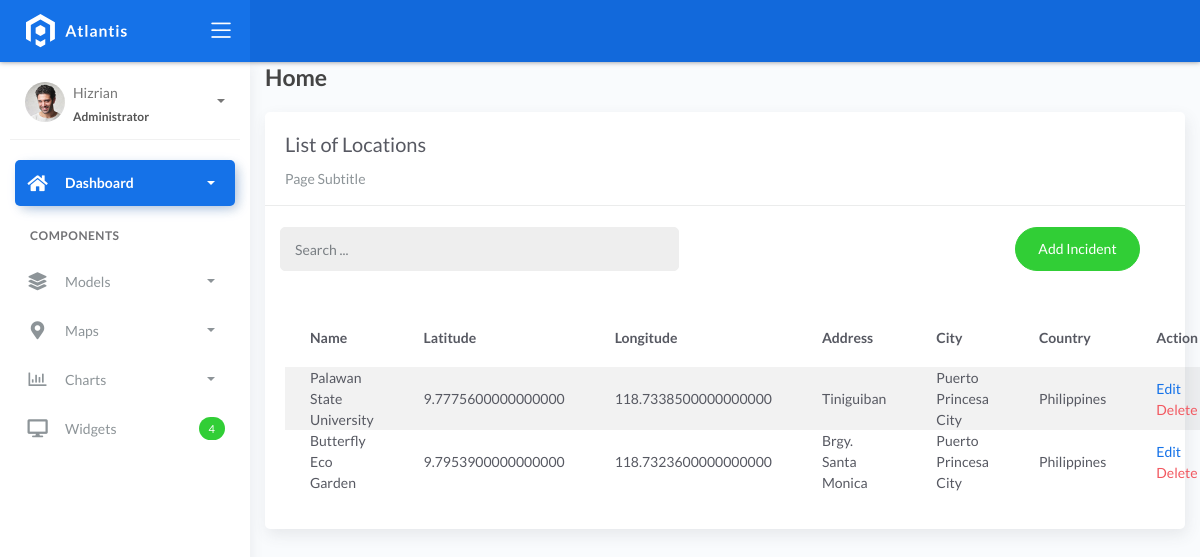
The page /location_list/ on the database as committed earlier.
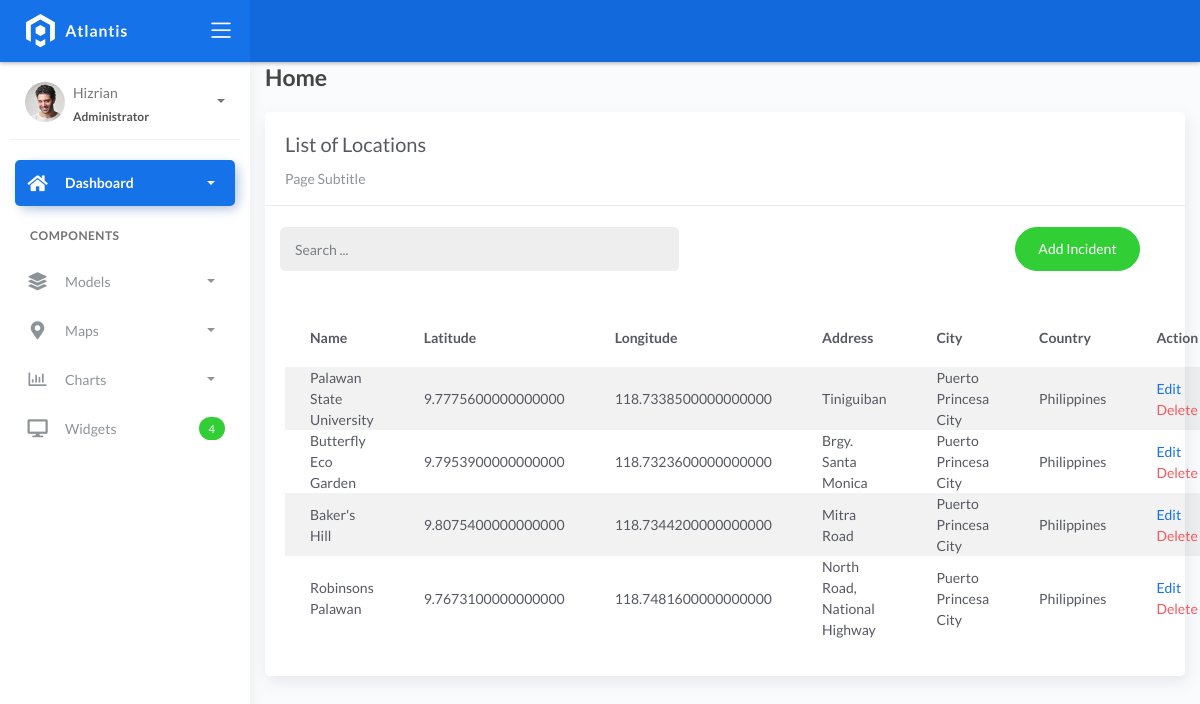
The same page on the database as committed later.
### fire/models.py (models this page shows, shortened)
class BaseModel(models.Model):
    created_at = models.DateTimeField(auto_now_add=True, db_index=True)
    updated_at = models.DateTimeField(auto_now=True)
    class Meta:
        abstract = True

class Locations(BaseModel):
    name = models.CharField(max_length=150)
    latitude = models.DecimalField(
        max_digits=22, decimal_places=16, null=True, blank=True)
    longitude = models.DecimalField(
        max_digits=22, decimal_places=16, null=True, blank=True)
    address = models.CharField(max_length=150)
    city = models.CharField(max_length=150)  # can be in separate table
    country = models.CharField(max_length=150)  # can be in separate table

### fire/views.py (the view)
# urls.py: path('location_list/', a.LocationsList.as_view(), name='location-list'),
class LocationsList(ListView):
    model = Locations
    context_object_name = 'locations'
    template_name = 'location_list.html'
    paginate_by = 5
    def get_queryset(self, *args, **kwargs):
        qs = super(LocationsList, self).get_queryset(*args, **kwargs)
        if self.request.GET.get("q") != None:
            query = self.request.GET.get('q')
            qs = qs.filter(Q(name__icontains=query) |
                        Q(description__icontains=query))
        return qs

### templates/location_list.html (shortened to what this page needs)
{% extends 'base.html' %} {% load static %} {% block content %}
<div class="content">
    <div class="container-fluid">
        <h4 class="page-title">Home</h4>
        <div class="row">
            <div class="col-md-12">
                <div class="card">
                    <div class="card-header">
                        <div class="card-title">List of Locations</div>
                        <div class="card-category">Page Subtitle</div>
                    </div>
                    <br />
                        <div class="col-md-12 row">
                            <div class="col-md-6">
                                <form class="navbar-left navbar-form nav-search mr-md-3" action=" { % url 'location-list % } ">
                                    <div class="input-group">
                                        <input type="text" placeholder="Search ..." class="form-control" name="q" />
                                        <div class="input-group-append">
                                        <span class="input-group-text">
                                        </span>
                                    </div>
                                </div>
                            </form>
                        </div>
                        <div class="col-md-6">
                            <div class="pull-right">
                                <a href="{% url 'location-add' %}" class="btn btn-success btn-rounded">Add
                                Incident</a>
                            </div>
                        </div>
                    </div>
                    <div class="card-body">
                        <table class="table table-striped mt-3">
                            <thead>
                                <tr>
                                    <th scope="col">Name</th>
                                    <th scope="col">Latitude</th>
                                    <th scope="col">Longitude</th>
                                    <th scope="col">Address</th>
                                    <th scope="col">City</th>
                                    <th scope="col">Country</th>
                                    <th scope="col">Action</th>
                                </tr>
                            </thead>
                            <tbody>
                                {% for object in object_list %}
                                <tr>
                                    <td>{{ object.name }}</td>
                                    <td>{{ object.latitude }}</td>
                                    <td>{{ object.longitude }}</td>
                                    <td>{{ object.address }}</td>
                                    <td>{{ object.city }}</td>
                                    <td>{{ object.country }}</td>
                                    <td>
                                        <a href="/location_list/{{ object.id }}">Edit</a>
                                        <a href="/location_list/{{ object.id }}/delete" class="text-danger">Delete</a>
                                    </td>
                                    </tr>
                                {% endfor %}
                            </tbody>
                        </table>
                    </div>
                </div>
            </div>
        </div>
    </div>
</div>
{% endblock %}

### templates/base.html (shortened to what this page needs)
{% load static %}
<!DOCTYPE html>
<html lang="en">
  <head>
    <link rel="stylesheet" href="{% static 'css/bootstrap.min.css' %}" />
    <link rel="stylesheet" href="{% static 'css/atlantis.min.css' %}" />
    <link rel="stylesheet" href="{% static 'css/demo.css' %}" />
  </head>
  <body>
    <div class="wrapper">
      <div class="main-header">
        <div class="logo-header" data-background-color="blue">
          <a href="index.html" class="logo">
            <img src="{% static 'img/logo.svg' %}" alt="navbar brand" class="navbar-brand" />
          </a>
          <div class="nav-toggle">
            <button class="btn btn-toggle toggle-sidebar">
              <i class="icon-menu"></i>
            </button>
          </div>
        </div>
        <nav class="navbar navbar-header navbar-expand-lg" data-background-color="blue2">
        </nav>
      </div>
      <div class="sidebar sidebar-style-2">
        <div class="sidebar-wrapper scrollbar scrollbar-inner">
          <div class="sidebar-content">
            <div class="user">
              <div class="avatar-sm float-left mr-2">
                <img src="{% static 'img/profile.jpg' %}" alt="..." class="avatar-img rounded-circle" />
              </div>
              <div class="info">
                <a data-toggle="collapse" href="#collapseExample" aria-expanded="true">
                  <span>
                    Hizrian
                    <span class="user-level">Administrator</span>
                    <span class="caret"></span>
                  </span>
                </a>
              </div>
            </div>
            <ul class="nav nav-primary">
              <li class="nav-item active">
                <a data-toggle="collapse" href="#dashboard" class="collapsed" aria-expanded="false">
                  <i class="fas fa-home"></i>
                  <p>Dashboard</p>
                  <span class="caret"></span>
                </a>
              </li>
              <li class="nav-section">
                <h4 class="text-section">Components</h4>
              </li>
              <li class="nav-item">
                <a data-toggle="collapse" href="#base">
                  <i class="fas fa-layer-group"></i>
                  <p>Models</p>
                  <span class="caret"></span>
                </a>
              </li>
              <li class="nav-item">
                <a data-toggle="collapse" href="#maps">
                  <i class="fas fa-map-marker-alt"></i>
                  <p>Maps</p>
                  <span class="caret"></span>
                </a>
              </li>
              <li class="nav-item">
                <a data-toggle="collapse" href="#charts">
                  <i class="far fa-chart-bar"></i>
                  <p>Charts</p>
                  <span class="caret"></span>
                </a>
              </li>
              <li class="nav-item">
                <a href="widgets.html">
                  <i class="fas fa-desktop"></i>
                  <p>Widgets</p>
                  <span class="badge badge-success">4</span>
                </a>
              </li>
            </ul>
          </div>
        </div>
      </div>
      <div class="main-panel">
        <div class="content">
          {% block content %}
          {% endblock %}
          </div>
        </div>
      </div>
  </body>
</html>

Rows that differ between the two databases and show on the page:
added Locations: name "Baker's Hill", latitude "9.8075400000000000", longitude "118.7344200000000000", address "Mitra Road", city "Puerto Princesa City", country "Philippines"
added Locations: name "Robinsons Palawan", latitude "9.7673100000000000", longitude "118.7481600000000000", address "North Road, National Highway", city "Puerto Princesa City", country "Philippines"
